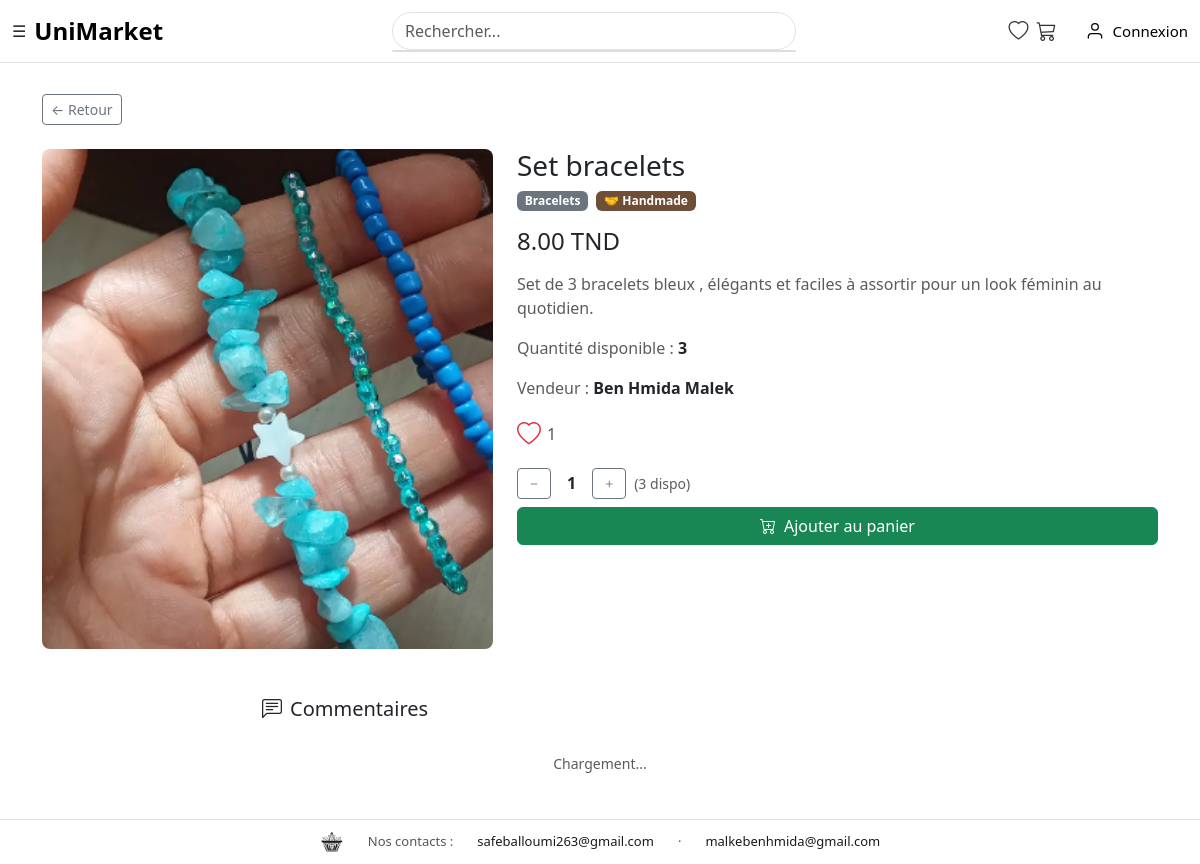
The page /controller/produit/detail.php?id=2 on the database its author committed.
### tables this page shows
CREATE TABLE `produit` (
  `id` int NOT NULL,
  `libelle` varchar(255) NOT NULL,
  `prix` decimal(10,2) NOT NULL,
  `quantite` int NOT NULL DEFAULT '0',
  `image` varchar(255) DEFAULT NULL,
  `description` text,
  `promo` tinyint(1) DEFAULT '0',
  `prix_promo` decimal(10,2) DEFAULT NULL,
  `id_proprietaire` int NOT NULL,
  `id_categorie` int DEFAULT NULL,
  `handmade` tinyint(1) DEFAULT '0',
  `nb_likes` int DEFAULT '0'
);

CREATE TABLE `categorie` (
  `id` int NOT NULL,
  `nom` varchar(100) NOT NULL,
  `parent_id` int DEFAULT NULL
);

CREATE TABLE `user` (
  `id` int NOT NULL,
  `nom` varchar(50) NOT NULL,
  `prenom` varchar(50) NOT NULL,
  `tel` varchar(20) NOT NULL,
  `adresse` varchar(255) NOT NULL,
  `email` varchar(100) NOT NULL,
  `mot_de_passe` varchar(225) NOT NULL,
  `role` enum('admin','client','supadm') NOT NULL,
  `photo` varchar(255) DEFAULT NULL
);

### controller/produit/detail.php (called while the page is built, shortened)
<?php
require_once __DIR__ . "/../../model/CRUD_produit.php";
$crud = new CRUD_produit();
$produit = $crud->getById((int)$_GET['id']);
include __DIR__ . "/../../view/produit/detail.php";

### connexion.php (called while the page is built)
<?php
class Connexion
{
    private $connexion;
    function __construct()
    {
        try {
            $dsn = "mysql:host=localhost;dbname=ppi";
            $username = 'root';
            $password = '';
            $this->connexion = new PDO($dsn, $username, $password);
        } catch (PDOException $e) {
            echo "Problème au niveau de la connexion!!! <br> erreur: " . $e->getMessage();
        }
    }
    public function getConnexion()
    {
        return $this->connexion;
    }
}

### model/CRUD_produit.php (called while the page is built, shortened)
<?php
require_once __DIR__ . '/../connexion.php';
class CRUD_produit {
    private $pdo;
    function __construct() {
        $con = new Connexion();
        $this->pdo = $con->getConnexion();
    }
    public function getById($id) {
        $sql = "SELECT p.*, u.nom AS vendeur_nom, u.prenom AS vendeur_prenom, c.nom AS categorie
                FROM produit p
                LEFT JOIN user u ON p.id_proprietaire = u.id
                LEFT JOIN categorie c ON p.id_categorie = c.id
                WHERE p.id = ?";
        $stmt = $this->pdo->prepare($sql);
        $stmt->execute([$id]);
        return $stmt->fetch(PDO::FETCH_ASSOC);
    }
}
?>

### view/produit/detail.php (the view, shortened to what this page needs)
<!DOCTYPE html>
<html lang="fr">
<head>
    <link href="https://cdn.jsdelivr.net/npm/bootstrap@5.3.0/dist/css/bootstrap.min.css" rel="stylesheet">
    <link href="https://cdn.jsdelivr.net/npm/bootstrap-icons@1.11.0/font/bootstrap-icons.css" rel="stylesheet">
</head>
<body>
<?php include __DIR__ . '/../navbar.php'; ?>
<div class="container py-4">
    <a href="/controller/home.php" class="btn btn-outline-secondary btn-sm mb-4">← Retour</a>
    <div class="row g-4">
        <div class="col-md-5 position-relative">
            <img src="/<?= htmlspecialchars($produit['image']) ?>" class="product-img" alt="<?= htmlspecialchars($produit['libelle']) ?>">
        </div>
        <div class="col-md-7">
            <h3><?= htmlspecialchars($produit['libelle']) ?></h3>
            <div class="d-flex align-items-center gap-2 mb-2 flex-wrap">
                <?php if (!empty($produit['categorie'])): ?>
                    <span class="badge bg-secondary"><?= htmlspecialchars($produit['categorie']) ?></span>
                <?php endif; ?>
                <?php if (!empty($produit['handmade'])): ?>
                    <span class="badge" style="background:#6f4e37;">🤝 Handmade</span>
                <?php endif; ?>
            </div>
            <?php if ($produit['promo'] && !empty($produit['prix_promo'])): ?>
                <h4 class="mt-3">
                    <span style="text-decoration:line-through; color:#aaa; font-size:18px;"><?= $produit['prix'] ?> TND</span>
                    <span class="ms-2"><?= $produit['prix_promo'] ?> TND</span>
                </h4>
            <?php else: ?>
                <h4 class="mt-3"><?= $produit['prix'] ?> TND</h4>
            <?php endif; ?>
            <p class="text-muted mt-3"><?= nl2br(htmlspecialchars($produit['description'])) ?></p>
            <p class="mt-2">
                <span class="text-muted">Quantité disponible :</span>
                <strong><?= $produit['quantite'] ?></strong>
            </p>
            <p>
                <span class="text-muted">Vendeur :</span>
                <strong><?= htmlspecialchars($produit['vendeur_nom'] . ' ' . $produit['vendeur_prenom']) ?></strong>
            </p>
            <div class="d-flex align-items-center gap-3 my-3">
                <?php if (!isset($_SESSION['user_id']) || $produit['id_proprietaire'] != $_SESSION['user_id']): ?>
                <button class="btn-like" onclick="toggleFavori(<?= $produit['id'] ?>, this)" data-id="<?= $produit['id'] ?>">
                    <i class="bi bi-heart text-danger"></i>
                    <span class="nb-likes nb-likes-<?= $produit['id'] ?>"><?= (int)($produit['nb_likes'] ?? 0) ?></span>
                </button>
                <?php endif; ?>
            </div>
            <?php if (!isset($_SESSION['user_id']) || $produit['id_proprietaire'] != $_SESSION['user_id']): ?>
            <?php if ($produit['quantite'] > 0): ?>
            <div class="d-flex align-items-center gap-2 mt-3 mb-2">
                <button class="btn btn-outline-secondary btn-sm" onclick="changeQte(-1)" style="width:34px;">
                    <i class="bi bi-dash"></i>
                </button>
                <span id="qteDetail" class="fw-bold px-2">1</span>
                <button class="btn btn-outline-secondary btn-sm" onclick="changeQte(1)" style="width:34px;">
                    <i class="bi bi-plus"></i>
                </button>
                <span class="text-muted small">(<?= $produit['quantite'] ?> dispo)</span>
            </div>
            <button onclick="ajouterPanierQte(<?= $produit['id'] ?>, this)"
                    class="btn btn-success w-100">
                <i class="bi bi-cart-plus me-2"></i>Ajouter au panier
            </button>
            <?php else: ?>
            <div class="alert alert-warning mt-3 py-2">
                <i class="bi bi-exclamation-triangle me-1"></i>Rupture de stock
            </div>
            <?php endif; ?>
            <?php endif; ?>
        </div>
    </div>
</div>
<div class="container py-4" style="max-width:700px;">
    <h5 class="mb-3"><i class="bi bi-chat-left-text me-2"></i>Commentaires</h5>
    <div id="listeCommentaires">
        <div class="text-muted small text-center py-3">Chargement...</div>
    </div>
</div>
</body>
</html>

### view/produit/detail.php (style rules this page uses)
body { background-color: #f8f9fa; padding-top: 80px; }
.product-img { width:100%; max-height:500px; object-fit:cover; border-radius:8px; }
.btn-like { background: none; border: none; padding: 0; display: inline-flex; align-items: center; gap: 6px; font-size: 1.5rem; cursor: pointer; transition: transform 0.15s; }
.btn-like .nb-likes { font-size: 1rem; color: #555; }

### view/navbar.php (style rules this page uses)
body { padding-top: 70px; }

### view/partials/footer.php (style rules this page uses)
body { padding-bottom: 50px; }

### rows shown on the page
produit: image (picture), libelle "Set bracelets", id_categorie.nom "Bracelets", prix "8.00", description "Set de 3 bracelets bleux , élégants et faciles à assortir pour un look féminin au quotidien.", quantite "3", id_proprietaire.prenom "Ben Hmida Malek", nb_likes "1"
